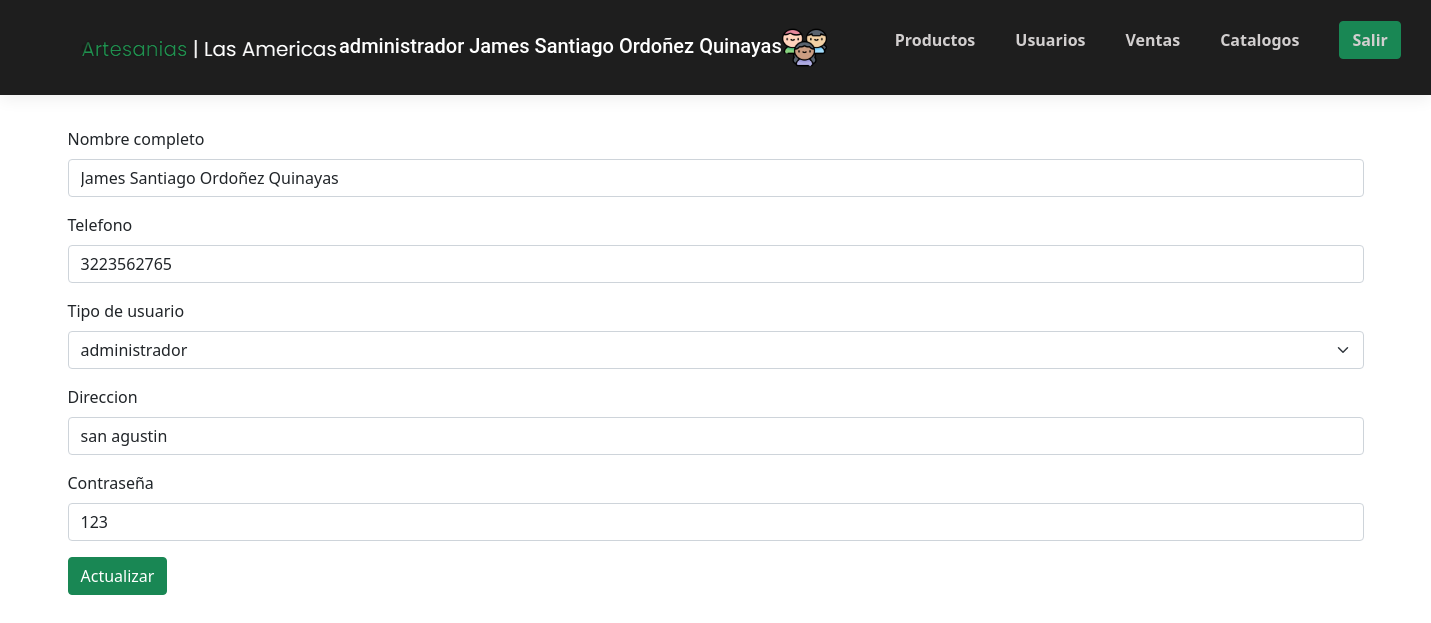
The page /administrador/actualizarUser1.php?cod2=123 (signed in) on the database its author committed.
### tables this page shows
CREATE TABLE `usuario` (
  `pk_identificacion` int(11) NOT NULL,
  `nombre_user` varchar(70) NOT NULL,
  `telefono_user` varchar(50) NOT NULL,
  `correo` varchar(50) NOT NULL,
  `tipo_usuario` enum('artesano','comprador','administrador','') NOT NULL,
  `direccion_user` varchar(50) NOT NULL,
  `password_u` varchar(60) NOT NULL
);

### administrador/actualizarUser1.php (the view, shortened to what this page needs)
<?php
    include 'menu.php';
?>
<!DOCTYPE html>
<html lang="en">
<head>
    <link href="https://cdn.jsdelivr.net/npm/bootstrap@5.0.2/dist/css/bootstrap.min.css" rel="stylesheet">
    <link rel="stylesheet" href="../css/style.css">
</head>
<body>
    <?php
    try{
        $sql="SELECT * FROM usuario WHERE pk_identificacion=".$_REQUEST['cod2'].";";
        $resultado=$conectar->prepare($sql);
        $resultado->execute(array());
        while($consulta=$resultado->fetch(PDO::FETCH_ASSOC)){
            ?>
        <form action="actualizarUser2.php?cod3=<?php echo $consulta['pk_identificacion'];?>" method="post" enctype="multipart/form-data">
        <div class="container">
    <h2 style="text-align:center; color:white">Actualizacion de usuarios</h2>
        <div class="mb-3">
  <label for="formGroupExampleInput" class="form-label">Nombre completo</label>
  <input type="text" class="form-control" id="formGroupExampleInput" name="txtn" value="<?php echo $consulta['nombre_user'] ?>" required>
</div>
<div class="mb-3">
  <label for="exampleFormControlTextarea1" class="form-label">Telefono</label>
  <input type="text" class="form-control"  id="formGroupExampleInput" name="txttel" value="<?php echo $consulta['telefono_user'] ?>" required>
</div>
<div class="mb-3">
<label for="formGroupExampleInput" class="form-label">Tipo de usuario</label>
    <select class="form-select" aria-label="Default select example" name="txtu" >
  <option value="<?php echo $consulta['tipo_usuario']?>"><?php echo $consulta['tipo_usuario']?></option>
</select>
</div>
<div class="mb-3">
  <label for="formGroupExampleInput" class="form-label">Direccion</label>
  <input type="text" class="form-control" id="formGroupExampleInput" value="<?php echo $consulta['direccion_user'] ?>" name="txtd">
</div>
<div class="mb-3">
  <label for="formGroupExampleInput" class="form-label">Contraseña</label>
  <input type="text" class="form-control" id="formGroupExampleInput" value="<?php echo $consulta['password_u']?>" name="txtp">
</div>
<div class="mb-3">
  <input type="submit" class="btn btn-success" value="Actualizar" name="btn1">
</div>
    </div>
        </form>
    <?php
        }
}catch(Exception $e){
        die('Error al consultar productos'.$e->getMessage());
    }
    ?>
</body>
</html>

### css/style.css (style rules this page uses)
h1, h2, h3, h4, h5, h6, .h1, .h2, .h3, .h4, .h5, .h6 { font-family: "Roboto", sans-serif; }
h2 { font-size: 20px; }

### rows shown on the page
usuario: txtn "James Santiago Ordoñez Quinayas", txttel "3223562765", txtu "administrador", txtd "san agustin", txtp "123"

### other values the page prints
$tipo_usuario "administrador"
$nombre "James Santiago Ordoñez Quinayas"
